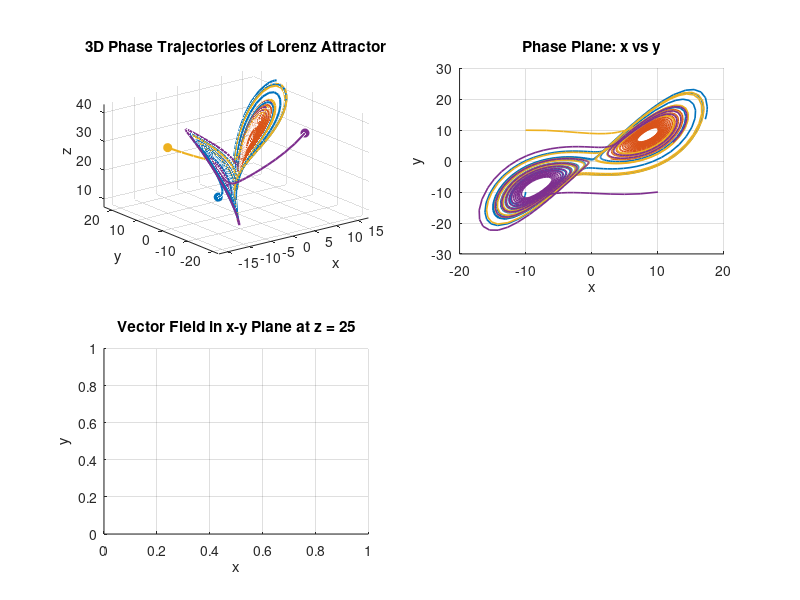

Here is the MATLAB script that generated this plot: (Note: this script raises an error after producing the figure.)
clc, clear, close all;

%we want to see the trajectory of the Lorentz Attractor for a
%the system is characterised by the following differential equations.
%dx/dt = σ(y - x)       (3.1)
% dy/dt = x(ρ - z) - y   (3.2)
% dz/dt = xy - βz        (3.3)
% This system has two strange attractors originating from the initial
% The system exhibits the "butterfly effect" with parameters:
% σ = 10 (Prandtl number), ρ = 28 (Rayleigh number), β = 8/3 (aspect ratio)


% Lorenz system parameters
sigma = 10;
rho = 28;
beta = 8/3;


% Define the Lorenz system as a function handle
Lorenz_System = @(t, x) [
    sigma*(x(2) - x(1));
    x(1)*(rho - x(3)) - x(2);
    x(1)*x(2) - beta*x(3)
];


% Time span for simulation
t_span = [0 10];


% Only 4 distinct, well-spaced initial conditions
initial_conditions = [
    -10, -10, 20;
     10,  10, 25;
    -10,  10, 30;
     10, -10, 35
];


% Precompute solutions
solutions = cell(size(initial_conditions,1), 1);
for i = 1:size(initial_conditions,1)
    [~, X] = ode45(Lorenz_System, t_span, initial_conditions(i,:));
    solutions{i} = X;
end


% Prepare color map
colors = lines(length(solutions));


% Create figure window
figure('Position', [100, 100, 1200, 900]);


%Phase Portrait
subplot(2, 2, 1);
hold on; grid on;
title('3D Phase Trajectories of Lorenz Attractor');
xlabel('x'); ylabel('y'); zlabel('z');
view(3);


for i = 1:length(solutions)
    X = solutions{i};
    plot3(X(:,1), X(:,2), X(:,3), 'Color', colors(i,:), 'LineWidth', 1.5);
    plot3(X(1,1), X(1,2), X(1,3), 'o', 'Color', colors(i,:), ...
        'MarkerSize', 6, 'MarkerFaceColor', colors(i,:)); % Start marker
end
axis tight;
rotate3d on;


%2D Phase Plane (x vs y)
subplot(2, 2, 2);
hold on; grid on;
title('Phase Plane: x vs y');
xlabel('x'); ylabel('y');


for i = 1:length(solutions)
    X = solutions{i};
    plot(X(:,1), X(:,2), 'Color', colors(i,:), 'LineWidth', 1.2);
end


%Vector Field in x-y at z = 25
subplot(2, 2, 3);
title('Vector Field in x-y Plane at z = 25');
xlabel('x'); ylabel('y'); grid on;


[x_grid, y_grid] = meshgrid(-20:2:20, -25:2:25);
z_fixed = 25;


% Vector field components
u = sigma * (y_grid - x_grid);                      % dx/dt
v = x_grid .* (rho - z_fixed) - y_grid;             % dy/dt


streamslice(x_grid, y_grid, u, v);
xlim([-20 20]);
ylim([-25 25]);

%Time Evolution from One Initial Condition
subplot(2, 2, 4);
title('Time Evolution of x, y, z');
xlabel('Time'); ylabel('State Variables'); grid on;

% Choose a representative trajectory
initial_condition = [1; 1; 20];
[T, X] = ode45(Lorenz_System, [0 20], initial_condition);

plot(T, X(:,1), 'Color', [0.4 0.4 0.4], 'LineWidth', 1.5, 'DisplayName', 'x(t)');
hold on;
plot(T, X(:,2), 'Color', [0 0.5 0.5], 'LineWidth', 1.5, 'DisplayName', 'y(t)');
plot(T, X(:,3), 'Color', [0.8 0.2 0.2], 'LineWidth', 1.5, 'DisplayName', 'z(t)');
legend('show', 'Location', 'best');
